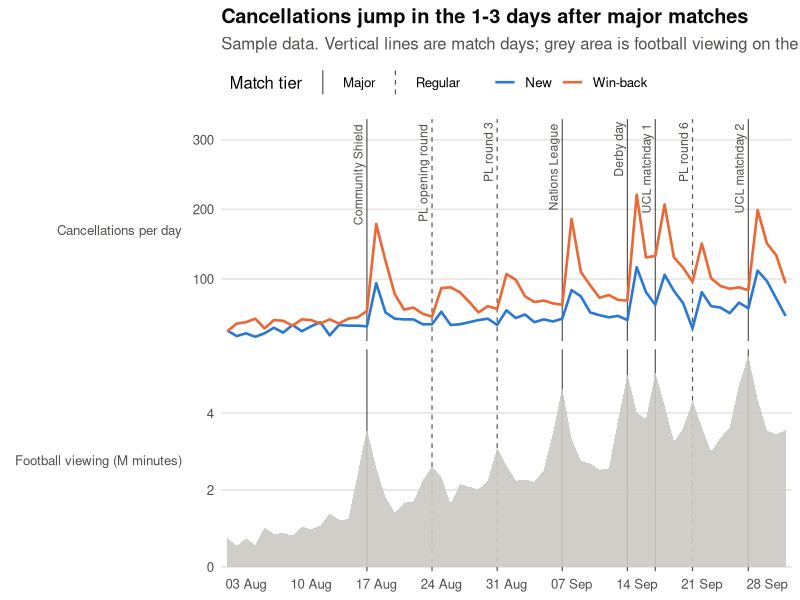
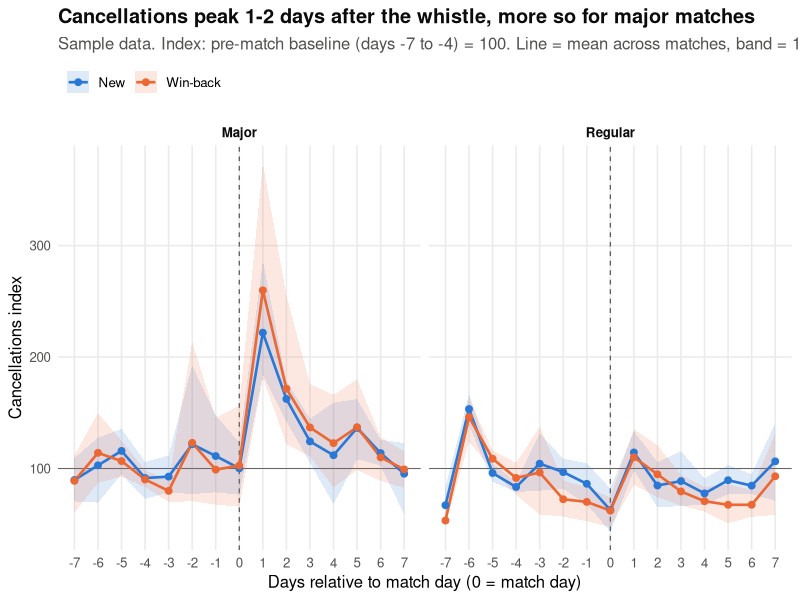
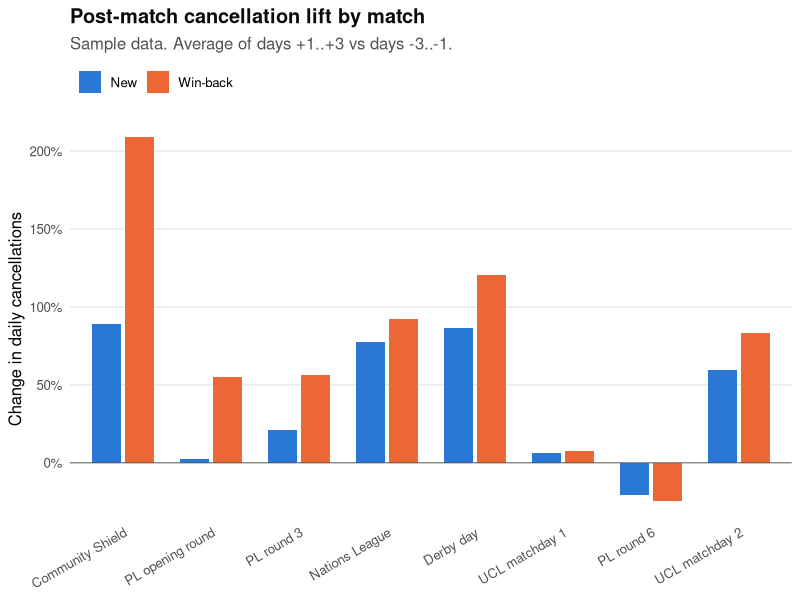

These charts were generated, in order, by the following R code:
# =====================================================================
# Cancellations around key sports match events: ggplot2 with SAMPLE data
# Needs only: ggplot2, dplyr, tidyr, scales (all present in Databricks R runtimes).
# All numbers below are simulated so you can see the layout; section 5 shows
# exactly which real tables to swap in. Not run by the author (no R available there).
# =====================================================================
library(ggplot2); library(dplyr); library(tidyr); library(scales)

# Colour-blind-safe categorical pair (blue / orange) + neutral ink for events
COL <- c("New" = "#2a78d6", "Win-back" = "#eb6834")
INK <- "#0b0b0b"; INK2 <- "#52514e"; GRID <- "#e6e5e1"; AREA <- "#c9c8c2"

# ---------------------------------------------------------------------
# 1. SAMPLE DATA (replace in section 5)
# ---------------------------------------------------------------------
set.seed(42)
days <- seq(as.Date("2026-08-01"), as.Date("2026-09-30"), by = "day")

events <- tibble(
  date  = as.Date(c("2026-08-16", "2026-08-23", "2026-08-30", "2026-09-06",
                    "2026-09-13", "2026-09-16", "2026-09-20", "2026-09-26")),
  label = c("Community Shield", "PL opening round", "PL round 3", "Nations League",
            "Derby day", "UCL matchday 1", "PL round 6", "UCL matchday 2"),
  tier  = c("Major", "Regular", "Regular", "Major", "Major", "Major", "Regular", "Major")
)
w_tier <- c(Major = 1, Regular = 0.4)

# cancellations lift in the 1-3 days AFTER an event (people cancel auto-renew once the match is over)
after_lift <- function(d) {
  sum(vapply(seq_len(nrow(events)), function(i) {
    off <- as.numeric(d - events$date[i])
    w_tier[[events$tier[i]]] * (off >= 1 & off <= 3) * exp(-(off - 1) / 1.5)
  }, numeric(1)))
}
# viewing peaks ON event days
event_peak <- function(d) sum(vapply(seq_len(nrow(events)), function(i)
  w_tier[[events$tier[i]]] * dnorm(as.numeric(d - events$date[i]), 0, 0.8), numeric(1)))

daily <- tibble(date = days) %>%
  mutate(trend  = seq_along(date),
         lift   = vapply(date, after_lift, numeric(1)),
         peak   = vapply(date, event_peak, numeric(1)),
         New       = rpois(n(), 20 + 0.6 * trend + 55 * lift),
         `Win-back`= rpois(n(), 30 + 1.1 * trend + 120 * lift),
         fb_min_m  = pmax(0.2, 0.6 + 0.05 * trend + 4.5 * peak + rnorm(n(), 0, 0.15)))   # million minutes

# ---------------------------------------------------------------------
# 2. CHART 1: daily cancellations (top) and football viewing (bottom), with match markers
#    One y-scale per panel (no dual axis); both panels share the date axis and event lines.
# ---------------------------------------------------------------------
P1 <- "Cancellations per day"; P2 <- "Football viewing (M minutes)"
lv <- c(P1, P2)

canc_long <- daily %>% select(date, New, `Win-back`) %>%
  pivot_longer(-date, names_to = "type", values_to = "value") %>% mutate(panel = factor(P1, lv))
view_df   <- daily %>% transmute(date, value = fb_min_m, panel = factor(P2, lv))
ev_lab    <- events %>% mutate(panel = factor(P1, lv))
headroom  <- tibble(date = min(days), value = max(canc_long$value) * 1.45, panel = factor(P1, lv))

p1 <- ggplot() +
  # match-day markers, drawn in every panel
  geom_vline(data = events, aes(xintercept = date, linetype = tier), colour = INK2, linewidth = 0.4) +
  geom_area(data = view_df, aes(date, value), fill = AREA, alpha = 0.9) +
  geom_line(data = canc_long, aes(date, value, colour = type), linewidth = 0.9) +
  geom_blank(data = headroom, aes(date, value)) +
  geom_text(data = ev_lab, aes(x = date, y = Inf, label = label),
            angle = 90, hjust = 1.05, vjust = -0.5, size = 3.1, colour = INK2) +
  facet_grid(panel ~ ., scales = "free_y", switch = "y") +
  scale_colour_manual(values = COL, name = NULL) +
  scale_linetype_manual(values = c(Major = "solid", Regular = "dashed"), name = "Match tier") +
  scale_x_date(date_breaks = "1 week", date_labels = "%d %b", expand = expansion(mult = 0.01)) +
  scale_y_continuous(labels = label_number(big.mark = ","), expand = expansion(mult = c(0.02, 0.03))) +
  labs(title = "Cancellations jump in the 1-3 days after major matches",
       subtitle = "Sample data. Vertical lines are match days; grey area is football viewing on the same dates.",
       x = NULL, y = NULL) +
  theme_minimal(base_size = 12) +
  theme(panel.grid.minor = element_blank(), panel.grid.major.x = element_blank(),
        panel.grid.major.y = element_line(colour = GRID),
        strip.placement = "outside", strip.text.y.left = element_text(angle = 0, hjust = 1, colour = INK2),
        legend.position = "top", legend.justification = "left",
        plot.title = element_text(face = "bold", colour = INK), plot.subtitle = element_text(colour = INK2),
        axis.text = element_text(colour = INK2))
print(p1)
# ggsave("cancellations_vs_matches.png", p1, width = 11, height = 6, dpi = 200)

# ---------------------------------------------------------------------
# 3. CHART 2: event study. Average cancellations in the 7 days either side of a match,
#    indexed to the pre-match baseline (days -7 to -4 = 100), by match tier.
# ---------------------------------------------------------------------
offsets <- -7:7
es <- tidyr::crossing(events, offset = offsets) %>%
  mutate(d = date + offset) %>%
  inner_join(daily %>% select(date, New, `Win-back`) %>% pivot_longer(-date, names_to = "type", values_to = "n"),
             by = c("d" = "date")) %>%
  group_by(label, tier, type) %>%
  mutate(base = mean(n[offset >= -7 & offset <= -4]), idx = n / base * 100) %>%
  ungroup()

es_sum <- es %>% group_by(tier, type, offset) %>%
  summarise(mean_idx = mean(idx), lo = quantile(idx, 0.1), hi = quantile(idx, 0.9), .groups = "drop")

p2 <- ggplot(es_sum, aes(offset, mean_idx, colour = type, fill = type)) +
  geom_hline(yintercept = 100, colour = INK2, linewidth = 0.3) +
  geom_vline(xintercept = 0, colour = INK2, linetype = "dashed", linewidth = 0.4) +
  geom_ribbon(aes(ymin = lo, ymax = hi), alpha = 0.15, colour = NA) +
  geom_line(linewidth = 0.9) +
  geom_point(size = 2) +
  facet_wrap(~ tier, nrow = 1) +
  scale_colour_manual(values = COL, name = NULL) + scale_fill_manual(values = COL, name = NULL) +
  scale_x_continuous(breaks = seq(-7, 7, 1)) +
  labs(title = "Cancellations peak 1-2 days after the whistle, more so for major matches",
       subtitle = "Sample data. Index: pre-match baseline (days -7 to -4) = 100. Line = mean across matches, band = 10th-90th percentile.",
       x = "Days relative to match day (0 = match day)", y = "Cancellations index") +
  theme_minimal(base_size = 12) +
  theme(panel.grid.minor = element_blank(), legend.position = "top", legend.justification = "left",
        plot.title = element_text(face = "bold", colour = INK), plot.subtitle = element_text(colour = INK2),
        strip.text = element_text(face = "bold", colour = INK), axis.text = element_text(colour = INK2))
print(p2)

# ---------------------------------------------------------------------
# 4. CHART 3 (optional): per-match view, % lift in the 3 days after vs 3 days before
# ---------------------------------------------------------------------
lift_tbl <- es %>%
  group_by(label, date, tier, type) %>%
  summarise(before = mean(n[offset >= -3 & offset <= -1]), after = mean(n[offset >= 1 & offset <= 3]),
            lift = after / before - 1, .groups = "drop")

p3 <- ggplot(lift_tbl, aes(reorder(label, date), lift, fill = type)) +
  geom_col(position = position_dodge(width = 0.75), width = 0.65) +
  geom_hline(yintercept = 0, colour = INK2, linewidth = 0.3) +
  scale_fill_manual(values = COL, name = NULL) +
  scale_y_continuous(labels = percent_format(accuracy = 1)) +
  labs(title = "Post-match cancellation lift by match", subtitle = "Sample data. Average of days +1..+3 vs days -3..-1.",
       x = NULL, y = "Change in daily cancellations") +
  theme_minimal(base_size = 12) +
  theme(panel.grid.minor = element_blank(), panel.grid.major.x = element_blank(), legend.position = "top",
        legend.justification = "left", plot.title = element_text(face = "bold", colour = INK),
        plot.subtitle = element_text(colour = INK2), axis.text.x = element_text(angle = 30, hjust = 1, colour = INK2))
print(p3)

# ---------------------------------------------------------------------
# 5. SWAP IN REAL DATA (using the objects from Cancellation_DeepDive_sparklyr.R)
# ---------------------------------------------------------------------
# daily cancellations by like-for-like type  -> columns: date, New, Win-back
# daily <- sdf_sql(sc, "SELECT cancel_date AS date, signup_type, COUNT(DISTINCT Customer_External_ID) n
#                       FROM cohort GROUP BY 1,2") %>% collect() %>%
#          tidyr::pivot_wider(names_from = signup_type, values_from = n, values_fill = 0) %>%
#          mutate(date = as.Date(date))
# daily football viewing                      -> add column fb_min_m (million minutes)
# fb <- sdf_sql(sc, "SELECT vdate AS date, SUM(minutes)/1e6 AS fb_min_m FROM v_cohort
#                    WHERE ContentType2 = 'Football' GROUP BY 1") %>% collect() %>% mutate(date = as.Date(date))
# daily <- left_join(daily, fb, by = "date")
# events: your fixture list with columns date, label, tier ('Major' / 'Regular').
#   No fixture table yet? Take the biggest days by viewers in SportsEntertainmentMovies_SD:
#   events <- sdf_sql(sc, "SELECT vdate AS date, competitionName AS label, COUNT(DISTINCT viewerid) v
#                          FROM v_cohort WHERE ContentType2='Football' GROUP BY 1,2 ORDER BY v DESC LIMIT 12") %>% collect()
#   then set tier by competition (e.g. World Cup / UCL / derbies = 'Major').
# Then skip the sample-data block in section 1 (keep w_tier, after_lift not needed) and run sections 2-4.
